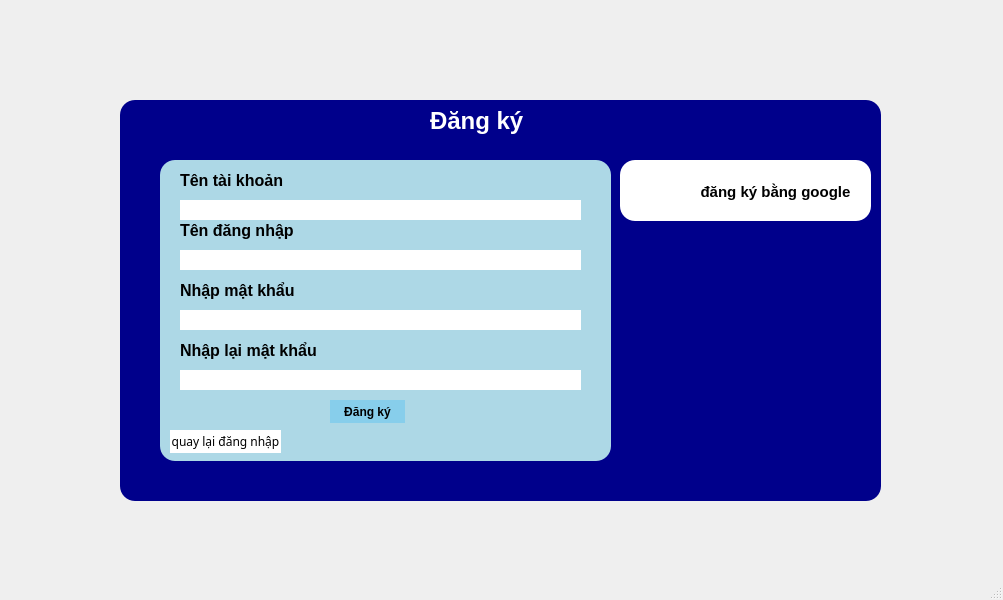
<?xml version="1.0" encoding="UTF-8"?>
<ui version="4.0">
 <class>MainWindow</class>
 <widget class="QMainWindow" name="MainWindow">
  <property name="geometry">
   <rect>
    <x>0</x>
    <y>0</y>
    <width>1003</width>
    <height>600</height>
   </rect>
  </property>
  <property name="windowTitle">
   <string>MainWindow</string>
  </property>
  <widget class="QWidget" name="centralwidget">
   <widget class="QWidget" name="widget" native="true">
    <property name="geometry">
     <rect>
      <x>0</x>
      <y>0</y>
      <width>121</width>
      <height>571</height>
     </rect>
    </property>
   </widget>
   <widget class="QWidget" name="widget_5" native="true">
    <property name="geometry">
     <rect>
      <x>120</x>
      <y>100</y>
      <width>761</width>
      <height>401</height>
     </rect>
    </property>
    <property name="styleSheet">
     <string notr="true">background-color:darkblue;
border-radius: 15px;</string>
    </property>
    <widget class="QLabel" name="label">
     <property name="geometry">
      <rect>
       <x>310</x>
       <y>0</y>
       <width>131</width>
       <height>41</height>
      </rect>
     </property>
     <property name="font">
      <font>
       <family>Arial</family>
       <pointsize>18</pointsize>
       <weight>75</weight>
       <bold>true</bold>
      </font>
     </property>
     <property name="styleSheet">
      <string notr="true">color:white;</string>
     </property>
     <property name="text">
      <string>Đăng ký</string>
     </property>
    </widget>
    <widget class="QWidget" name="widget_6" native="true">
     <property name="geometry">
      <rect>
       <x>40</x>
       <y>60</y>
       <width>451</width>
       <height>301</height>
      </rect>
     </property>
     <property name="styleSheet">
      <string notr="true">background-color:lightblue;</string>
     </property>
     <widget class="QLabel" name="label_2">
      <property name="geometry">
       <rect>
        <x>20</x>
        <y>60</y>
        <width>121</width>
        <height>21</height>
       </rect>
      </property>
      <property name="font">
       <font>
        <family>Arial</family>
        <pointsize>12</pointsize>
        <weight>75</weight>
        <bold>true</bold>
       </font>
      </property>
      <property name="text">
       <string>Tên đăng nhập</string>
      </property>
     </widget>
     <widget class="QLabel" name="label_3">
      <property name="geometry">
       <rect>
        <x>20</x>
        <y>120</y>
        <width>121</width>
        <height>21</height>
       </rect>
      </property>
      <property name="font">
       <font>
        <family>Arial</family>
        <pointsize>12</pointsize>
        <weight>75</weight>
        <bold>true</bold>
       </font>
      </property>
      <property name="text">
       <string>Nhập mật khẩu</string>
      </property>
     </widget>
     <widget class="QLabel" name="label_4">
      <property name="geometry">
       <rect>
        <x>20</x>
        <y>180</y>
        <width>141</width>
        <height>21</height>
       </rect>
      </property>
      <property name="font">
       <font>
        <family>Arial</family>
        <pointsize>12</pointsize>
        <weight>75</weight>
        <bold>true</bold>
       </font>
      </property>
      <property name="text">
       <string>Nhập lại mật khẩu</string>
      </property>
     </widget>
     <widget class="QLineEdit" name="taikhoan">
      <property name="geometry">
       <rect>
        <x>20</x>
        <y>90</y>
        <width>401</width>
        <height>20</height>
       </rect>
      </property>
      <property name="styleSheet">
       <string notr="true">background-color:white</string>
      </property>
     </widget>
     <widget class="QLineEdit" name="matkhau1">
      <property name="geometry">
       <rect>
        <x>20</x>
        <y>150</y>
        <width>401</width>
        <height>20</height>
       </rect>
      </property>
      <property name="styleSheet">
       <string notr="true">background-color:white</string>
      </property>
     </widget>
     <widget class="QLineEdit" name="matkhau">
      <property name="geometry">
       <rect>
        <x>20</x>
        <y>210</y>
        <width>401</width>
        <height>20</height>
       </rect>
      </property>
      <property name="styleSheet">
       <string notr="true">background-color:white</string>
      </property>
     </widget>
     <widget class="QLineEdit" name="tentk">
      <property name="geometry">
       <rect>
        <x>20</x>
        <y>40</y>
        <width>401</width>
        <height>20</height>
       </rect>
      </property>
      <property name="styleSheet">
       <string notr="true">background-color:white</string>
      </property>
     </widget>
     <widget class="QLabel" name="label_6">
      <property name="geometry">
       <rect>
        <x>20</x>
        <y>10</y>
        <width>111</width>
        <height>21</height>
       </rect>
      </property>
      <property name="font">
       <font>
        <family>Arial</family>
        <pointsize>12</pointsize>
        <weight>75</weight>
        <bold>true</bold>
       </font>
      </property>
      <property name="text">
       <string>Tên tài khoản</string>
      </property>
     </widget>
     <widget class="QPushButton" name="dangkythanhcong">
      <property name="geometry">
       <rect>
        <x>170</x>
        <y>240</y>
        <width>75</width>
        <height>23</height>
       </rect>
      </property>
      <property name="font">
       <font>
        <family>Arial</family>
        <weight>75</weight>
        <bold>true</bold>
       </font>
      </property>
      <property name="styleSheet">
       <string notr="true">background-color:skyblue;</string>
      </property>
      <property name="text">
       <string>Đăng ký</string>
      </property>
     </widget>
     <widget class="QPushButton" name="quaylai">
      <property name="geometry">
       <rect>
        <x>10</x>
        <y>270</y>
        <width>111</width>
        <height>23</height>
       </rect>
      </property>
      <property name="font">
       <font>
        <family>Franklin Gothic Heavy</family>
       </font>
      </property>
      <property name="styleSheet">
       <string notr="true">background-color:white</string>
      </property>
      <property name="text">
       <string>quay lại đăng nhập</string>
      </property>
     </widget>
    </widget>
    <widget class="QWidget" name="widget_7" native="true">
     <property name="geometry">
      <rect>
       <x>500</x>
       <y>60</y>
       <width>251</width>
       <height>61</height>
      </rect>
     </property>
     <property name="styleSheet">
      <string notr="true">background-color:white;</string>
     </property>
     <widget class="QLabel" name="label_5">
      <property name="geometry">
       <rect>
        <x>20</x>
        <y>10</y>
        <width>41</width>
        <height>41</height>
       </rect>
      </property>
      <property name="text">
       <string/>
      </property>
      <property name="pixmap">
       <pixmap>IMAGE/image.png</pixmap>
      </property>
      <property name="scaledContents">
       <bool>true</bool>
      </property>
     </widget>
     <widget class="QPushButton" name="kkk">
      <property name="geometry">
       <rect>
        <x>70</x>
        <y>20</y>
        <width>171</width>
        <height>23</height>
       </rect>
      </property>
      <property name="font">
       <font>
        <family>Segoe UI</family>
        <pointsize>11</pointsize>
        <weight>75</weight>
        <bold>true</bold>
       </font>
      </property>
      <property name="text">
       <string>đăng ký bằng google</string>
      </property>
     </widget>
    </widget>
   </widget>
   <widget class="QWidget" name="widget_3" native="true">
    <property name="geometry">
     <rect>
      <x>120</x>
      <y>0</y>
      <width>761</width>
      <height>80</height>
     </rect>
    </property>
   </widget>
   <widget class="QWidget" name="widget_4" native="true">
    <property name="geometry">
     <rect>
      <x>120</x>
      <y>480</y>
      <width>761</width>
      <height>80</height>
     </rect>
    </property>
   </widget>
   <widget class="QWidget" name="widget_2" native="true">
    <property name="geometry">
     <rect>
      <x>880</x>
      <y>0</y>
      <width>121</width>
      <height>571</height>
     </rect>
    </property>
   </widget>
  </widget>
  <widget class="QMenuBar" name="menubar">
   <property name="geometry">
    <rect>
     <x>0</x>
     <y>0</y>
     <width>1003</width>
     <height>21</height>
    </rect>
   </property>
  </widget>
  <widget class="QStatusBar" name="statusbar"/>
 </widget>
 <resources/>
 <connections/>
</ui>
